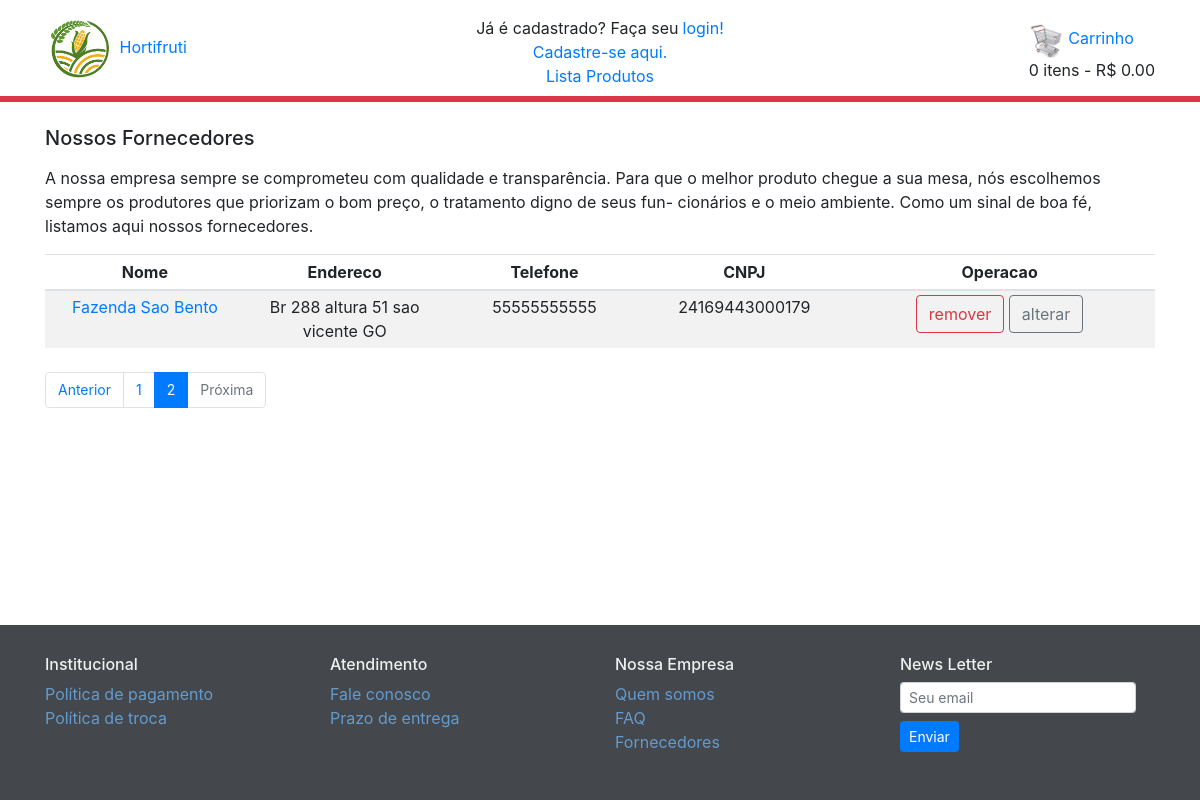
Screenshot of /fornecedor/lista_fornecedor/?pagina=2 with the database file from the repository.
### fornecedor/models.py (models this page shows, shortened)
class Fornecedor( models.Model ):
    Nome     = models.CharField( max_length = 100 , unique = True , blank = False )
    Endereco = models.CharField( max_length = 100 , unique = False , blank = False )
    Telefone = models.CharField( max_length = 25 , unique = True , blank = False )
    CNPJ     = models.CharField( max_length = 30 , unique = True , blank = False )
    class Meta:
        db_table = 'fornecedor'

### fornecedor/views.py (the view)
# urls.py: path('lista_fornecedor/', views.lista_fornecedor, name='lista_fornecedor'),
def lista_fornecedor(request):
    lista_de_fornecedores = Fornecedor.objects.all()
    paginator = Paginator(lista_de_fornecedores, 4)
    pagina = request.GET.get('pagina')
    page_obj = paginator.get_page(pagina)
    return render(request, 'fornecedor/lista_forn.html', { 'forn': page_obj })

### carrinho/carrinho.py (called while the page is built)
    def get_gasto_total( self ):
        soma = 0
        for idt in self.carrinho :
            soma += float( self.get_preco_total( idt ) )
        return str( soma )

    def get_qtd_total( self ):
        return sum( self.get_quantidade( idt ) for idt in self.carrinho.keys() )

### carrinho/context.py (called while the page is built)
def context_carrinho( request ):
    carrinho = Carrinho( request )
    qtd   = carrinho.get_qtd_total()
    gasto = carrinho.get_gasto_total()
    return{
        'qtd':qtd,
        'gasto':gasto
    }

### fornecedor/templates/fornecedor/lista_forn.html (shortened to what this page needs)
{% extends 'base.html' %}
{% load static %}
{% block corpo %}
   <div class = "mt-2 mb-3">
      <h5 class="mb-3">Nossos Fornecedores</h5>
      <p class = "text-left" style = "font-size: 16px" >
         A nossa empresa sempre se comprometeu com qualidade e transparência. Para que o melhor produto chegue a
         sua mesa, nós escolhemos sempre os produtores que priorizam o bom preço, o tratamento digno de seus fun-
         cionários e o meio ambiente. Como um sinal de boa fé, listamos aqui nossos fornecedores.
      </p>
   </div>
   <table style='width:100%'
          class='table table-striped table-sm table-responsive mb-4'>
      <thead style='width:100%' >
         <tr class = 'text-center'>
            <th scope="col" style = "width: 18%;">Nome</th>
            <th scope="col" style = "width: 18%;">Endereco</th>
            <th scope="col" style = "width: 18%;">Telefone</th>
            <th scope="col" style = "width: 18%;">CNPJ</th>
            <th scope="col" style = "width: 28%;">Operacao</th>
         </tr>
      </thead>
      <tbody>
         {% for fornec in forn %}
            <tr class = "text-center">
               <td>
                  <a href = "#" id = "{{fornec.Nome}}" >{{fornec.Nome}}</a>
               </td>
               <td>
                  {{fornec.Endereco}}
               </td>
               <td>
                  {{fornec.Telefone}}
               </td>
               <td>
                  {{fornec.CNPJ}}
               </td>
               <td class = "alter-col" colspan = "2">
               </td>
            </tr>
         {% endfor %}
      </tbody>
   </table>
   <div style='font-size: 14px; margin-bottom: 28px'>
      {% if forn.has_other_pages %}
         <ul class='pagination'>
            {% if forn.has_previous %}
               <li class='page-item'><a class='page-link' href='?pagina={{ forn.previous_page_number }}'>Anterior</a></li>
            {% else %}
               <li class='page-item disabled'><a class='page-link' href='#' tabindex='-1'>Anterior</a></li>
            {% endif %}
            {% for i in forn.paginator.page_range %}
               {% if forn.number == i %}
                  <li class='page-item active'><a class='page-link' href='#'>{{ i }} </a></li>
               {% else %}
                  <li class='page-item'><a class='page-link' href='?pagina={{ i }}'>{{ i }}</a></li>
               {% endif %}
            {% endfor %}
            {% if forn.has_next %}
               <li class='page-item'><a class='page-link' href='?pagina={{ forn.next_page_number }}'>Próxima</a></li>
            {% else %}
               <li class='page-item disabled'><a class='page-link' href='#' tabindex='-1'>Próxima</a></li>
            {% endif %}
         </ul>
      {% endif %}
   </div>
{% endblock %}

### static/css/base.css (style rules this page uses)
body { display: flex; min-height: 100vh; flex-direction: column; }
.barra { overflow-y: scroll; }

### rows the page displays
Fornecedor: Nome "Fazenda Sao Bento", Endereco "Br 288 altura 51 sao vicente GO", Telefone "55555555555", CNPJ "24169443000179"

### other values shown
{{ qtd }} "0"
{{ gasto | floatformat:2 | intcomma }} "0.00"
{{ i }} "1"
{{ i }} "2"
